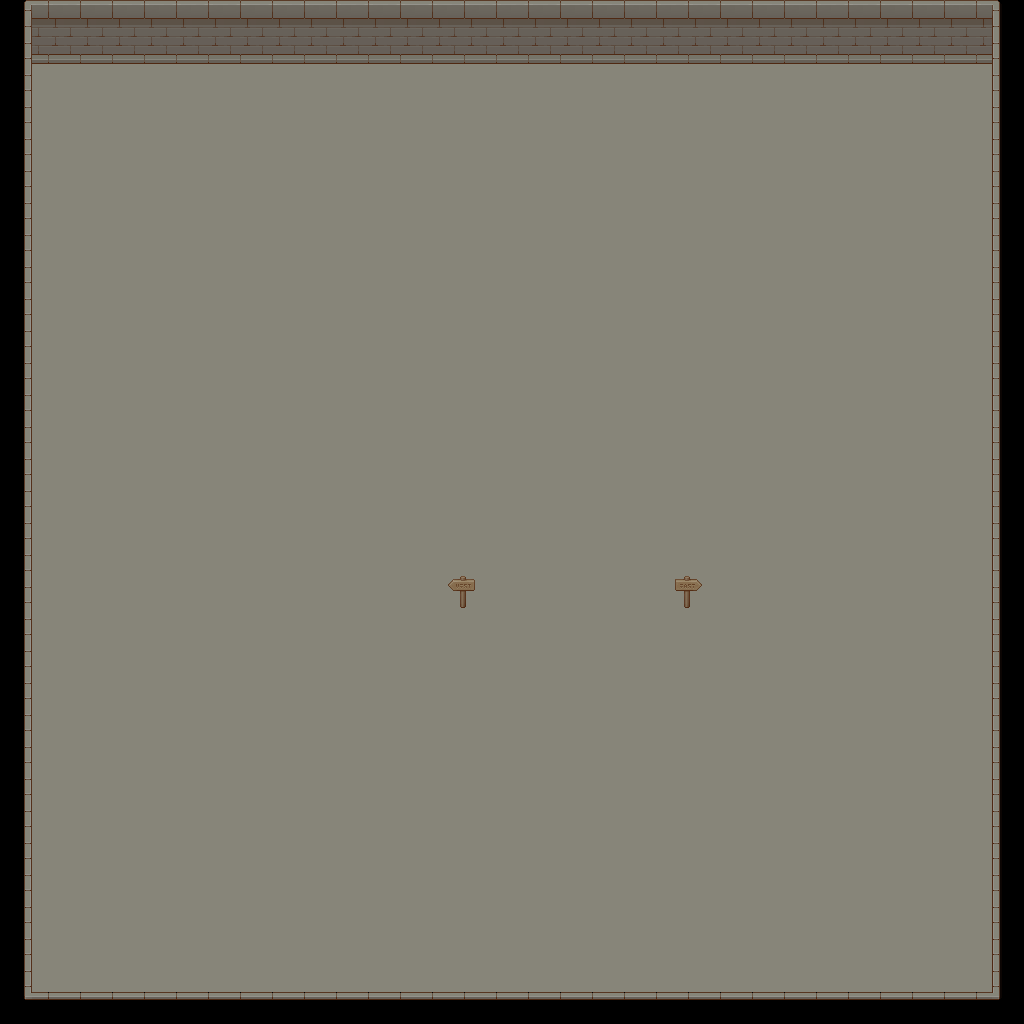

A level layout from a 2D game, rendered from its tile map. Below: a short description, then the map file with tile-grid data replaced by summaries:
An orthogonal 32x32 tile map with 32x32 px tiles, 3 tile layers (Слой тайлов 1, Слой тайлов 2, Слой тайлов 3), 4 tilesets.

<map version="1.5" tiledversion="1.7.2" orientation="orthogonal" renderorder="right-down" width="32" height="32" tilewidth="32" tileheight="32" infinite="0" nextlayerid="4" nextobjectid="1">
 <tileset firstgid="1" name="TX Tileset Stone Ground" tilewidth="32" tileheight="32" tilecount="64" columns="8">
  <image source="TX Tileset Stone Ground.png" width="256" height="256" />
 </tileset>
 <tileset firstgid="65" name="TX Tileset Wall" tilewidth="32" tileheight="32" tilecount="256" columns="16">
  <image source="TX Tileset Wall.png" width="512" height="512" />
 </tileset>
 <tileset firstgid="321" name="TX Props" tilewidth="32" tileheight="32" tilecount="256" columns="16">
  <image source="TX Props.png" width="512" height="512" />
 </tileset>
 <tileset firstgid="577" name="TX Tileset Grass" tilewidth="32" tileheight="32" tilecount="64" columns="8">
  <image source="TX Tileset Grass.png" width="256" height="256" />
 </tileset>
 <layer id="1" name="Слой тайлов 1" width="32" height="32">
  <data>[1024 cells, 1024 non-empty, 10 distinct tile ids]</data>
 </layer>
 <layer id="2" name="Слой тайлов 2" width="32" height="32">
  <data>[1024 cells, 2 non-empty, 2 distinct tile ids]</data>
 </layer>
 <layer id="3" name="Слой тайлов 3" width="32" height="32">
  <data>[1024 cells, 0 non-empty, 0 distinct tile ids]</data>
 </layer>
</map>
